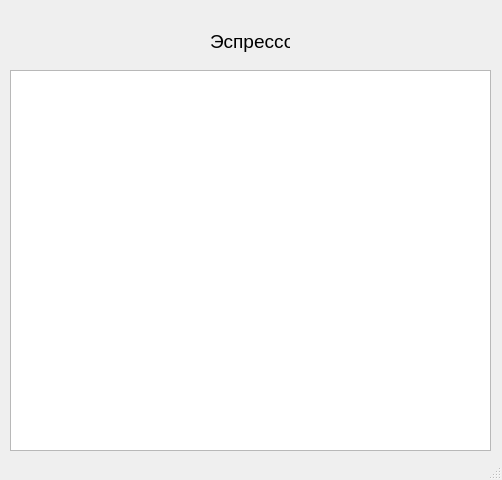
<?xml version="1.0" encoding="UTF-8"?>
<ui version="4.0">
 <class>MainWindow</class>
 <widget class="QMainWindow" name="MainWindow">
  <property name="geometry">
   <rect>
    <x>0</x>
    <y>0</y>
    <width>502</width>
    <height>480</height>
   </rect>
  </property>
  <property name="windowTitle">
   <string>MainWindow</string>
  </property>
  <widget class="QWidget" name="centralwidget">
   <widget class="QLabel" name="label">
    <property name="geometry">
     <rect>
      <x>210</x>
      <y>30</y>
      <width>80</width>
      <height>23</height>
     </rect>
    </property>
    <property name="font">
     <font>
      <pointsize>14</pointsize>
     </font>
    </property>
    <property name="text">
     <string>Эспрессо</string>
    </property>
   </widget>
   <widget class="QTableView" name="table">
    <property name="geometry">
     <rect>
      <x>10</x>
      <y>70</y>
      <width>481</width>
      <height>381</height>
     </rect>
    </property>
   </widget>
  </widget>
  <widget class="QStatusBar" name="statusbar"/>
 </widget>
 <resources/>
 <connections/>
</ui>
